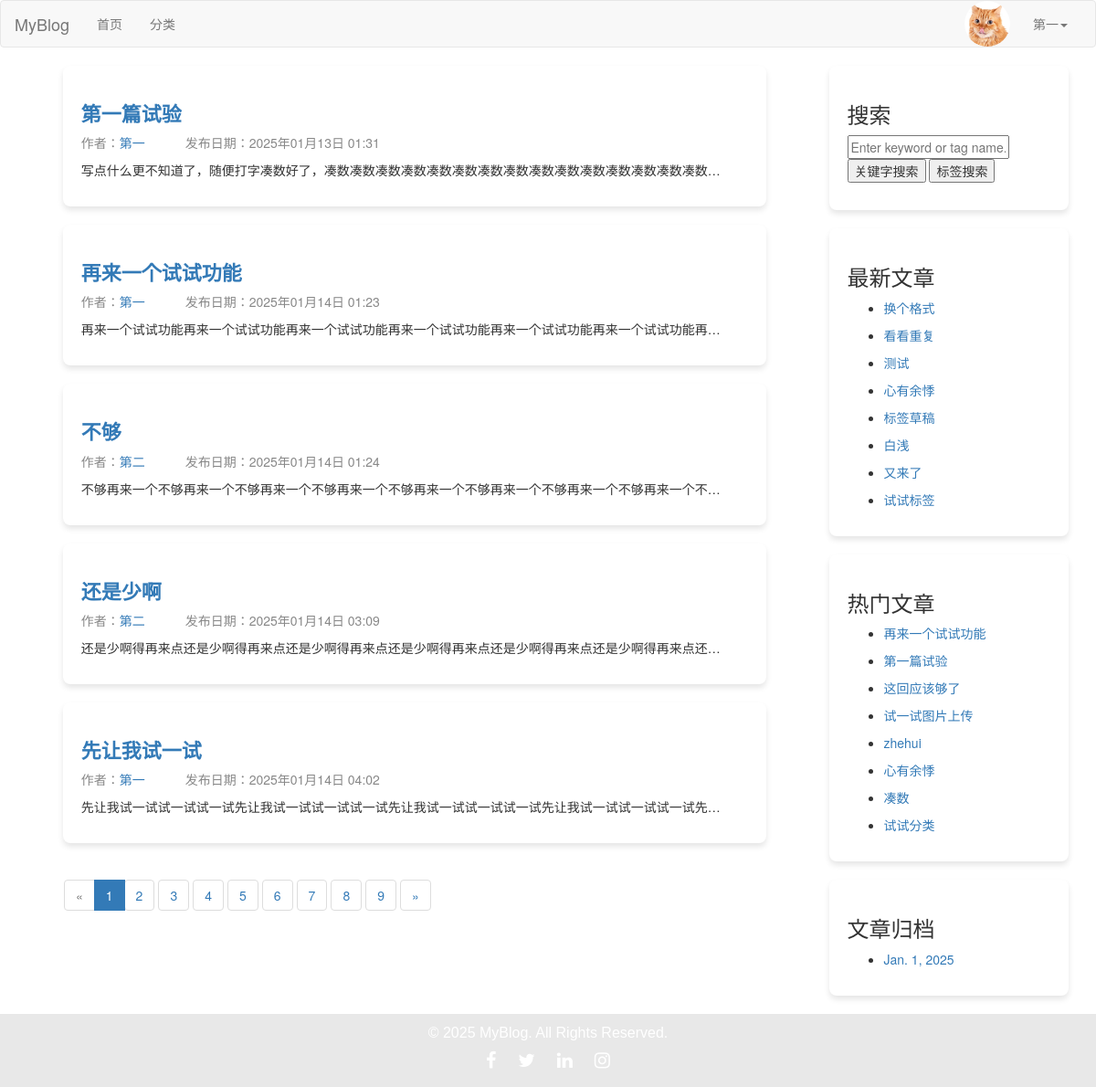
The page / (signed in) on the database as committed earlier.
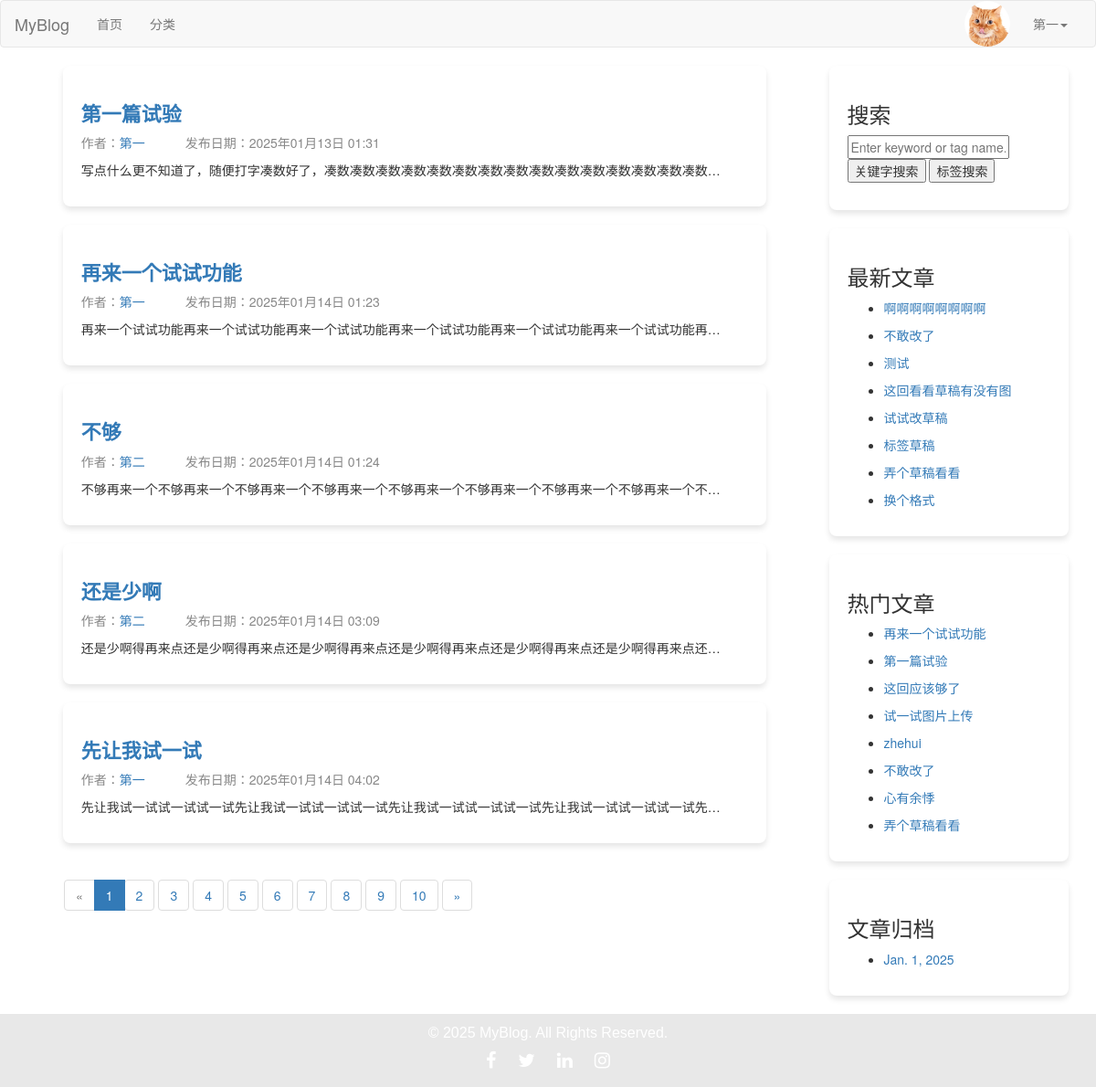
The same page on the database as committed later.
### users/models.py (models this page shows, shortened)
class UserProfile(models.Model):
    USER_GENDER_TYPE = (
        ('male','男'),
        ('female','女'),
    )
    owner = models.OneToOneField(User, on_delete=models.CASCADE, verbose_name='用户')
    nickname=models.CharField(verbose_name='昵称',max_length=23,blank=True,null=True)
    birthday=models.DateTimeField(verbose_name='生日',blank=True,null=True)
    gender=models.CharField(verbose_name='性别', choices=USER_GENDER_TYPE,max_length=6,default='male')
    image=models.ImageField(verbose_name='用户头像',upload_to=user_avatar_upload_to,default='image/default.jpg',max_length=255)
    desc=models.TextField(verbose_name='个人简介',max_length=200,blank=True,default='')
    signature=models.CharField(verbose_name='个性签名',max_length=50,blank=True,default='')

### blog/models.py (models this page shows, shortened)
class Post(models.Model):
    DRAFT = 'draft'
    PUBLISHED = 'published'
    STATUS_CHOICES = [
        (DRAFT, '草稿'),
        (PUBLISHED, '已发布'),
    ]
    title = models.CharField(max_length=61, verbose_name="文章标题")
    desc = models.TextField(max_length=200, blank=True, default="", verbose_name="文章描述")
    category = models.ForeignKey(Category, on_delete=models.CASCADE, verbose_name="分类")
    content = models.TextField(verbose_name="文章详情")
    tags = models.ManyToManyField(Tag, related_name='posts', verbose_name="文章标签")  # 修改为 ManyToManyField
    owner = models.ForeignKey(User, on_delete=models.CASCADE, verbose_name="作者")
    is_hot = models.BooleanField(default=False, verbose_name='是否热门')
    pv = models.IntegerField(default=0, verbose_name='浏览量')
    add_date = models.DateTimeField(auto_now_add=True, verbose_name="添加时间")
    pub_date = models.DateTimeField(auto_now=True, verbose_name="修改时间")
    status = models.CharField(max_length=10, choices=STATUS_CHOICES, default=DRAFT, verbose_name="状态")
    liked_users = models.ManyToManyField(
        User,
        related_name="liked_posts",
        blank=True,
        verbose_name="点赞用户",
    )
    favorited_users = models.ManyToManyField(
        User,
        related_name="favorited_posts",
        blank=True,
        verbose_name="收藏用户",
    )
    class Meta:
        verbose_name = "文章"
        verbose_name_plural = verbose_name

class Sidebar(models.Model):
    STATUS = (
        (1,'隐藏'),
        (2,'展示')
    )
    DISPLAY_TYPE = (
        (1,'搜索'),
        (2,'最新文章'),
        (3,'最热文章'),
        (4,'最近评论'),
        (5,'文章归档'),
        (6,'HTML')
    )
    title = models.CharField(max_length=50,verbose_name='模块名称')
    display_type = models.PositiveIntegerField(default=1,choices=DISPLAY_TYPE,verbose_name="展示类型")
    content = models.CharField(max_length=500,blank=True,default='',verbose_name="内容", help_text='如果设置的不是HTML类型，可为空')
    sort = models.PositiveIntegerField(default=1,verbose_name='排序',help_text='序号越大越靠前')
    status = models.PositiveIntegerField(default=2,choices=STATUS,verbose_name='状态')
    add_date = models.DateTimeField(auto_now_add=True,verbose_name="创建时间")
    class Meta:
        verbose_name="侧边栏"
        verbose_name_plural = verbose_name
        ordering = ['-sort']
    @classmethod
    def get_sidebar(cls):
        return cls.objects.filter(status=2)
    @property
    def get_content(self):
        if self.display_type == 1:
            context = {
            }
            return render_to_string('sidebar/search.html', context=context)
        elif self.display_type == 2:
            context = {
            }
            return render_to_string('sidebar/new_post.html', context=context)
        elif self.display_type == 3:
            context = {
            }
            return render_to_string('sidebar/hot_post.html', context=context)
        elif self.display_type == 4:
            context = {
            }
            return render_to_string('comment.html', context=context)
        elif self.display_type == 5:
            context = {
            }
            return render_to_string('sidebar/archives.html', context=context)
        elif self.display_type == 6:
            return self.content

### blog/views/index.py (the view)
# urls.py: path('', index.index, name='index'),
def index(request):
    post_list = Post.objects.filter(status=Post.PUBLISHED)
    paginator = Paginator(post_list, 5)  # 每页 5 篇文章
    page = request.GET.get('page')  # 获取当前页码
    try:
        posts = paginator.page(page)
    except PageNotAnInteger:
        posts = paginator.page(1)  # 如果页码不是整数，返回第一页
    except EmptyPage:
        posts = paginator.page(paginator.num_pages)  # 如果超出页码范围，返回最后一页
    context = {'post_list': posts}
    return render(request, 'index.html', context)

### blog/templatetags/category.py (called while the page is built)
@register.simple_tag
def get_sidebar_list():
    return Sidebar.get_sidebar()

@register.simple_tag
def get_new_post():
    return Post.objects.order_by('-pub_date')[:8]

@register.simple_tag
def get_hot_pv_post():
    return Post.objects.order_by('-pv')[:8]

@register.simple_tag
def get_archives():
    return Post.objects.dates('add_date', 'month', order='DESC')[:8]

### blog/templates/index.html (shortened to what this page needs)
{% extends 'layout/base.html' %}
{% load static %}
{% load category %}
{% block css %}
    <link rel="stylesheet" href="{% static 'css/blog.css' %}">
{% endblock %}
{% block content_left %}
    <section class="section">
        <div class="container blog-container">
            {% for post in post_list %}
                <div class="box blog-box">
                    <h1 class="title small-title"><a href="{% url 'blog:post_detail' post.id %}">{{ post.title }}</a>
                    </h1>
                    <p class="subtitle post-info">
                        <span class="author">作者：<a href="{% url 'blog:author_profile' post.owner.id %}">{{ post.owner.username }}</a></span>
                        <span class="date">发布日期：{{ post.add_date|date:"Y年m月d日 H:i" }}</span>
                    </p>
                    <p>{{ post.content|truncatechars:50 }}</p>
                </div>
            {% endfor %}
        </div>
        <nav aria-label="Page navigation">
            <ul class="pagination">
                {% if post_list.has_previous %}
                    <li>
                        <a href="?page={{ post_list.previous_page_number }}" aria-label="Previous">
                            <span aria-hidden="true">«</span>
                        </a>
                    </li>
                {% else %}
                    <li class="disabled">
                        <span aria-hidden="true">«</span>
                    </li>
                {% endif %}
                {% for num in post_list.paginator.page_range %}
                    {% if post_list.number == num %}
                        <li class="active">
                            <span>{{ num }} <span class="sr-only">(current)</span></span>
                        </li>
                    {% else %}
                        <li>
                            <a href="?page={{ num }}">{{ num }}</a>
                        </li>
                    {% endif %}
                {% endfor %}
                {% if post_list.has_next %}
                    <li>
                        <a href="?page={{ post_list.next_page_number }}" aria-label="Next">
                            <span aria-hidden="true">»</span>
                        </a>
                    </li>
                {% else %}
                    <li class="disabled">
                        <span aria-hidden="true">»</span>
                    </li>
                {% endif %}
            </ul>
        </nav>
    </section>
{% endblock %}

### blog/templates/layout/base.html (shortened to what this page needs)
{% load static %}
{% load category %}
<!DOCTYPE html>
<html lang="en">
<head>
    <link rel="stylesheet" href="{% static 'plugin/bootstrap/css/bootstrap.css' %}">
    <link rel="stylesheet" href="{% static 'plugin/font-awesome/css/font-awesome.min.css' %}">
    <link rel="stylesheet" href="{% static 'css/blog.css' %}">
    {% block css %}
    {% endblock %}
</head>
<body>
<nav class="navbar navbar-default">
    <div class="container-fluid">
        <div class="navbar-header">
            <a class="navbar-brand" href="{% url 'blog:index' %}">MyBlog</a>
        </div>
        <div class="collapse navbar-collapse" id="bs-example-navbar-collapse-1">
            <ul class="nav navbar-nav">
                <li><a href="{% url 'blog:index' %}">首页<span class="sr-only">(current)</span></a></li>
                <li><a href="{% url 'blog:category_list' %}">分类</a></li>
            </ul>
            <ul class="nav navbar-nav navbar-right">
                {% if request.user.is_authenticated %}
                    <li class="user-avatar">
                        <img src="{{ request.user.userprofile.image.url }}" alt="User Avatar" class="avatar-img">
                    </li>
                    <li class="dropdown">
                        <a href="#" class="dropdown-toggle" data-toggle="dropdown" role="button" aria-haspopup="true"
                           aria-expanded="false">
                            {{ request.user.username }}<span class="caret"></span>
                        </a>
                    </li>
                {% else %}
                    <li><a href="{% url 'users:login' %}">登录</a></li>
                    <li><a href="{% url 'users:register' %}" target="_blank">注册</a></li>
                {% endif %}
            </ul>
        </div>
    </div>
</nav>
{% block content %}
    <div class="container content-container">
        <div class="row">
            <div class="col-md-9 content-left">
                {% block content_left %}
                {% endblock %}
            </div>
            <div class="col-md-3 content-right">
                {% block content_right %}
                    {% get_sidebar_list as sidebar_list %}
                    {% for sidebar in sidebar_list %}
                        <div class="blog-box">
                            <h3>{{ sidebar.title }}</h3>
                            <p>{{ sidebar.get_content|safe }}</p>
                        </div>
                    {% endfor %}
                {% endblock %}
            </div>
        </div>
    </div>
{% endblock %}
{% block footer %}
    <footer class="footer">
        <div class="container text-center">
            <p>© 2025 MyBlog. All Rights Reserved.</p>
            <div class="social-icons">
                <a href="#" class="social-icon"><i class="fa fa-facebook"></i></a>
                <a href="#" class="social-icon"><i class="fa fa-twitter"></i></a>
                <a href="#" class="social-icon"><i class="fa fa-linkedin"></i></a>
                <a href="#" class="social-icon"><i class="fa fa-instagram"></i></a>
            </div>
        </div>
    </footer>
{% endblock %}
</body>
</html>

### blog/templates/sidebar/search.html
<form method="GET" class="search-form">
    <input
        type="text"
        name="query"
        placeholder="Enter keyword or tag name..."
        value="{{ request.GET.query|default_if_none:'' }}"
        class="search-input"
    >
    <button type="submit" formaction="{% url 'blog:search' %}" class="search-button">关键字搜索</button>
    <button type="submit" formaction="{% url 'blog:tag_search' %}" class="search-button">标签搜索</button>
</form>

### blog/templates/sidebar/new_post.html
{% load category %}
{% get_new_post as post_list %}
{% for post in post_list %}
    <ul>
    <li><a href="{% url 'blog:post_detail' post.id %}">{{ post.title }}</a> </li>
    </ul>
{% endfor %}

### blog/templates/sidebar/hot_post.html
{% load category %}
{% get_hot_pv_post as post_list %}
{% for post in post_list %}
    <ul>
    <li><a href="{% url 'blog:post_detail' post.id %}">{{ post.title }}</a> </li>
    </ul>
{% endfor %}

### blog/templates/sidebar/archives.html
{% load category %}
{% get_archives as archives_list %}
{% for archive in archives_list %}
    <ul>
    <li><a href="{% url 'blog:archives' archive.year archive.month %}">{{ archive }}</a> </li>
    </ul>
{% endfor %}

### static/css/blog.css (style rules this page uses)
.user-avatar { display: inline-block; vertical-align: middle; margin-right: 10px; }
.avatar-img { width: 50px; height: 50px; border-radius: 50%; object-fit: cover; }
.footer { background-color: #E8E8E8; color: #fff; padding: 10px 0; font-family: 'Arial', sans-serif; text-align: center; height: 80px; }
.footer p { font-size: 16px; margin-bottom: 5px; }
.social-icons { margin-top: 5px; }
.social-icon { margin: 0 10px; color: #fff; font-size: 20px; transition: color 0.3s ease; }
.blog-container { max-width: 800px; margin: 0 auto; }
.small-title { font-size: 22px; font-weight: bold; }
.post-info { color: #888; margin-top: 10px; }
.author { margin-right: 40px; }
.date { color: #888; }
.blog-box { padding: 20px; background-color: #fff; margin-bottom: 20px; box-shadow: 0px 4px 6px rgba(0, 0, 0, 0.1); border-radius: 8px; }
.pagination { margin: 20px 0; margin-left: 40px; }
.pagination a { margin: 0 5px; padding: 5px 10px; background-color: #007bff; color: white; border-radius: 4px; text-decoration: none; }

Rows that differ between the two databases and show on the page:
changed Sidebar "最新文章": loses Post (title "看看重复"); loses Post (title "白浅"); loses Post (title "又来了"); loses Post (title "试试标签"); gains Post (title "这回看看草稿有没有图"); gains Post (title "试试改草稿"); loses Post (title "心有余悸")
added Post: title "啊啊啊啊啊啊啊啊", shown under Sidebar "最新文章"
added Post: title "不敢改了"
added Post: title "弄个草稿看看"
changed Post "换个格式": moves down the list
computed for Sidebar "热门文章": loses Post (title "凑数"); loses Post (title "试试分类")
Other text that changed with them:
new list line: "10"
